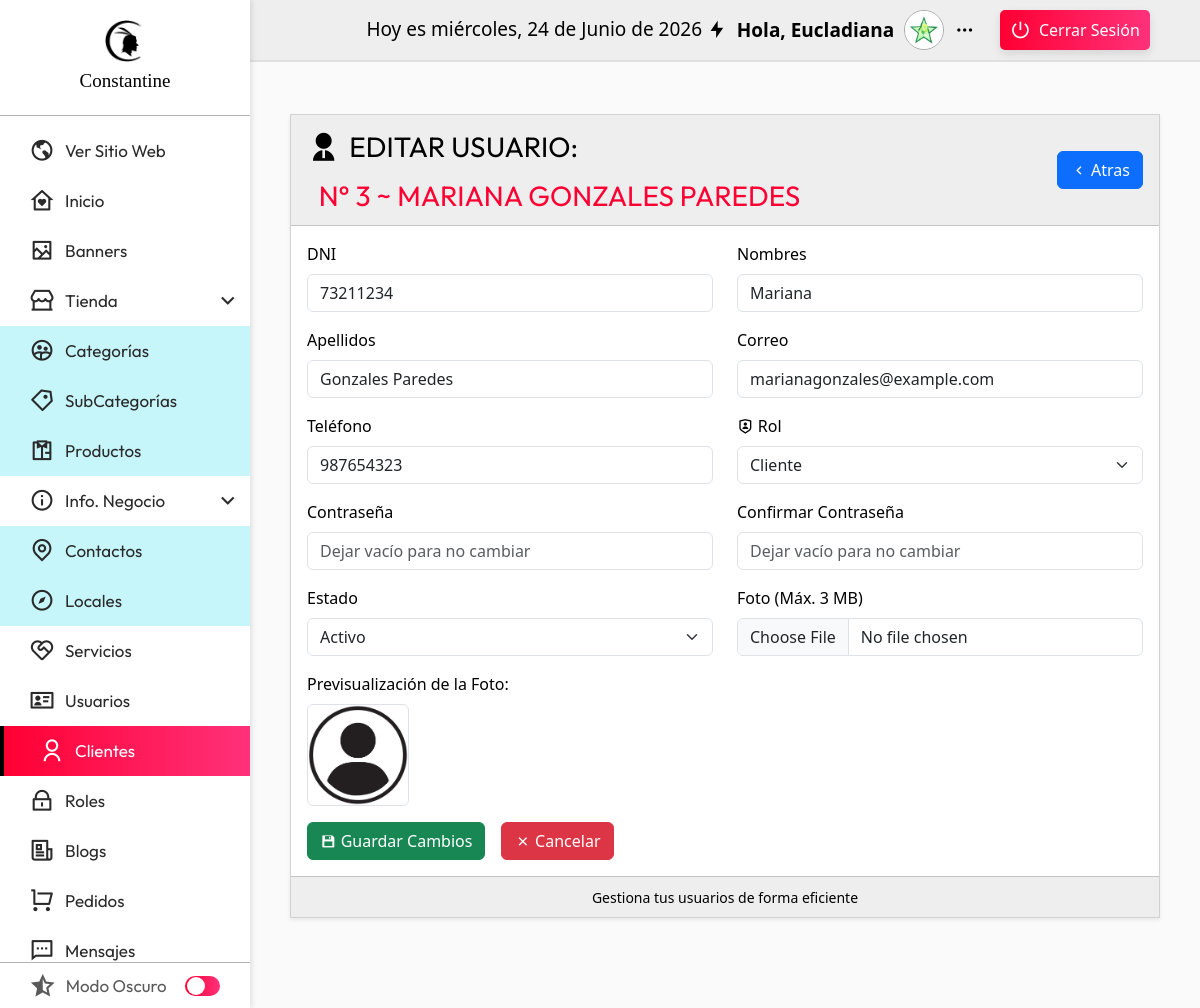
/admin/seccion/clientes/editar.php?txtID=3 (signed in), run on the app's committed database.
### tables this page shows
CREATE TABLE usuarios (
    id_usuario BIGINT(20) NOT NULL AUTO_INCREMENT PRIMARY KEY,
    dni VARCHAR(8),
    nombres VARCHAR(255),
    apellidos VARCHAR(255),
    usuario VARCHAR(255) NOT NULL,
    correo VARCHAR(255) NOT NULL,
    telefono VARCHAR(20) NOT NULL,
    direccion VARCHAR(255) NOT NULL,
    genero ENUM('Masculino', 'Femenino', 'Otro') NOT NULL,
    foto VARCHAR(255),
    password VARCHAR(255) NOT NULL,
    id_rol BIGINT(20),
    fecha_creacion TIMESTAMP DEFAULT CURRENT_TIMESTAMP,
    fecha_ultimo_acceso TIMESTAMP DEFAULT CURRENT_TIMESTAMP ON UPDATE CURRENT_TIMESTAMP,
    estado TINYINT(1) DEFAULT 1,
    FOREIGN KEY (id_rol) REFERENCES roles(id_rol) ON DELETE SET NULL
);

CREATE TABLE roles (
    id_rol BIGINT AUTO_INCREMENT PRIMARY KEY,   
    rol_nombre VARCHAR(255) NOT NULL,
    descripcion VARCHAR(255) NOT NULL,
    estado TINYINT(1) NOT NULL DEFAULT 1,
    fecha_creacion TIMESTAMP DEFAULT CURRENT_TIMESTAMP,
    fecha_actualizacion TIMESTAMP DEFAULT CURRENT_TIMESTAMP ON UPDATE CURRENT_TIMESTAMP
);

### admin/seccion/clientes/editar.php (the view, shortened to what this page needs)
<?php
    include("../inicio/conexion.php");
    $txtID = isset($_GET['txtID']) ? $_GET['txtID'] : "";
    $sql = "SELECT u.*, r.rol_nombre FROM usuarios u LEFT JOIN roles r ON u.id_rol = r.id_rol WHERE u.id_usuario = :id";
    $sentencia = $conexion->prepare($sql);
    $sentencia->bindParam(":id", $txtID);
    $sentencia->execute();
    $usuario = $sentencia->fetch(PDO::FETCH_ASSOC);
    $sqlRoles = "SELECT * FROM roles";
    $sentenciaRoles = $conexion->prepare($sqlRoles);
    $sentenciaRoles->execute();
    $roles = $sentenciaRoles->fetchAll(PDO::FETCH_ASSOC);
    include("../../templates/header_admin.php");
?>
<div class="card shadow-sm mt-4 w-80 mx-auto rounded-0">
    <div class="card-header d-flex justify-content-between align-items-center rounded-0" style="color: var(--color_texto); background-color: var(--color_barra_superior);">
        <span class="titulo_categoria d-flex align-items-center gap-1 flex-wrap">
            <i class="ri-user-2-fill"></i>
            Editar Usuario: <span class="text_red">&nbsp; N° <?php echo $usuario['id_usuario']; ?> ~ <?php echo $usuario['nombres'] . ' ' . $usuario['apellidos']; ?></span>
        </span>
        <a name="atras" id="atras" class="btn btn-primary d-flex align-items-center gap-1" href="index.php" role="button">
            <i class="ri-arrow-left-s-line"></i> Atras
        </a>
    </div>
    <div class="card-body" style="color: var(--color_texto); background-color: var(--color_barra_lateral);">
        <form id="form_usuario" action="" method="post" enctype="multipart/form-data">
            <div class="row">
                <div class="col-md-6 col-12 mb-3">
                    <label for="dni" class="form-label">DNI</label>
                    <input
                        type="text"
                        class="form-control"
                        name="dni"
                        id="dni"
                        value="<?php echo $usuario['dni']; ?>"
                        required
                        minlength="8"
                        maxlength="8"
                        pattern="\d{8}"
                        title="El DNI debe contener exactamente 8 dígitos."
                    />
                </div>
                <div class="col-md-6 col-12 mb-3">
                    <label for="nombres" class="form-label">Nombres</label>
                    <input type="text" class="form-control" name="nombres" id="nombres" value="<?php echo $usuario['nombres']; ?>" required />
                </div>
                <div class="col-md-6 col-12 mb-3">
                    <label for="apellidos" class="form-label">Apellidos</label>
                    <input type="text" class="form-control" name="apellidos" id="apellidos" value="<?php echo $usuario['apellidos']; ?>" required />
                </div>
                <div class="col-md-6 col-12 mb-3">
                    <label for="correo" class="form-label">Correo</label>
                    <input type="email" class="form-control" name="correo" id="correo" value="<?php echo $usuario['correo']; ?>" required />
                </div>
                <div class="col-md-6 col-12 mb-3">
                    <label for="telefono" class="form-label">Teléfono</label>
                    <input
                        type="tel"
                        class="form-control"
                        name="telefono"
                        id="telefono"
                        required
                        minlength="9"
                        maxlength="9"
                        pattern="9\d{8}"
                        title="El teléfono debe iniciar con '9' seguido de 8 dígitos."
                        value="<?php echo $usuario['telefono']; ?>"
                    />
                </div>
                <div class="col-md-6 col-12 mb-3">
                    <label for="rol" class="form-label"><i class="ri-shield-user-line"></i> Rol</label>
                    <select class="form-select" name="id_rol" id="rol" required>
                        <?php foreach ($roles as $rol) { ?>
                            <option value="<?php echo $rol['id_rol']; ?>" <?php echo ($usuario['id_rol'] == $rol['id_rol']) ? 'selected' : ''; ?>>
                                <?php echo $rol['rol_nombre']; ?>
                            </option>
                        <?php } ?>
                    </select>
                </div>
                <div class="col-md-6 col-12 mb-3">
                    <label for="password" class="form-label">Contraseña</label>
                    <input
                        type="password"
                        class="form-control"
                        name="password"
                        id="password"
                        placeholder="Dejar vacío para no cambiar"
                        minlength="6"
                        title="La contraseña debe tener al menos 6 caracteres."
                    />
                </div>
                <div class="col-md-6 col-12 mb-3">
                    <label for="confirm_password" class="form-label">Confirmar Contraseña</label>
                    <input
                        type="password"
                        class="form-control"
                        name="confirm_password"
                        id="confirm_password"
                        placeholder="Dejar vacío para no cambiar"
                        minlength="6"
                        title="La contraseña debe tener al menos 6 caracteres."
                    />
                </div>
                <div class="col-md-6 col-12 mb-3">
                    <label for="estado" class="form-label">Estado</label>
                    <select class="form-select" name="estado" id="estado" required>
                        <option value="1" <?php echo ($usuario['estado'] == 1) ? 'selected' : ''; ?>>Activo</option>
                    </select>
                </div>
                <div class="col-md-6 col-12 mb-3">
                    <label for="foto" class="form-label">Foto (Máx. 3 MB)</label>
                    <input type="file" class="form-control" name="foto" id="foto" accept="image/jpeg, image/png, image/jpg" onchange="previewImage(event)"/>
                </div>
                <div class="col-md-6 col-12 mb-3 d-flex flex-column">
                    <label for="foto" class="form-label">Previsualización de la Foto:</label>
                    <?php
                        $rutaImagen = "../../../images/clientes/" . $usuario['foto'];
                        if (!file_exists($rutaImagen) || empty($usuario['foto'])) {
                            $rutaImagen = "../../../images/default/usuario_default.png";
                        }
                    ?>
                    <img id="preview" src="<?php echo $rutaImagen; ?>" alt="Vista previa de la foto" class="img-fluid rounded border w-25" onclick="toggleImageSize()">
                </div>
            </div>
            <div class="d-flex justify-content-start gap-3">
                <button type="submit" class="btn btn-success d-flex align-items-center gap-1">
                    <i class="ri-save-3-fill"></i> Guardar Cambios
                </button>
                <a name="cancelar" id="cancelar" class="btn btn-danger d-flex align-items-center gap-1" href="index.php" role="button">
                    <i class="ri-close-line"></i> Cancelar
                </a>
            </div>
        </form>
    </div>
    <div class="card-footer text-center rounded-0" style="color: var(--color_texto); background-color: var(--color_barra_superior);">
        <small>Gestiona tus usuarios de forma eficiente</small>
    </div>
</div>
<?php include("../../templates/footer_admin.php"); ?>

### admin/css/header.css (style rules this page uses)
:root { --nav_font: 'Outfit','Segoe UI', Tahoma, Geneva, Verdana, sans-serif; --titulo_font: "Outfit", sans-serif; --logo_font: "BankGothic"; --color_primario: #000000; --color_secundario: #FF0033; --color_blanco: #ffebeb; --titulo_cuerpo: 30px; --subtitulo_cuerpo: 20px; --parrafo_cuerpo: 15px; --titulo_lista: 23px; --color_barra_lateral:rgb(255,255,255); --color_barra_superior:rgb(238,238,238); --color_texto: rgb(0,0,0); --color_texto_menu:rgb(42, 42, 42); --color_menu_hover:rgb(238,238,238); --color_menu_hover_texto:rgb(0,0,0); --color_submenu_bg: #c7f6fa; --color_boton: #FF0033; --color_boton_hover: rgb(0,0,0); --color_boton_texto:rgb(255,255,255); --color_hover_modulo: linear-gradient(to left, #FF317A, var(--color_secundario)); --color_linea:rgb(180,180,180); --color_switch_base :rgb(201,202,206); --color_switch_circulo:rgb(148, 148, 148); --color_scroll:rgb(192,192,192); --color_scroll_hover:rgb(134,134,134); --color_main_bg: rgb(250, 250, 250); --color_main_text: rgb(0, 0, 0); }
* { margin: 0; padding: 0; box-sizing: border-box; }
body { height: 100vh; width: 100%; }
.text_red { color: var(--color_secundario); }
.titulo_categoria { font-family: var(--titulo_font); font-size: 28px; text-transform: uppercase; }
.titulo_categoria i { font-size: 2rem; margin-right: 5px; }

### data on the page
usuarios: id_usuario "3", nombres "MARIANA", apellidos "GONZALES PAREDES", dni "73211234", nombres "Mariana", apellidos "Gonzales Paredes", correo "marianagonzales@example.com", telefono "987654323", id_rol "Cliente", estado "Activo"

### other printed values
fechaC() "Hoy es miércoles, 24 de Junio de 2026"
$_SESSION['nombres'] "Eucladiana"
